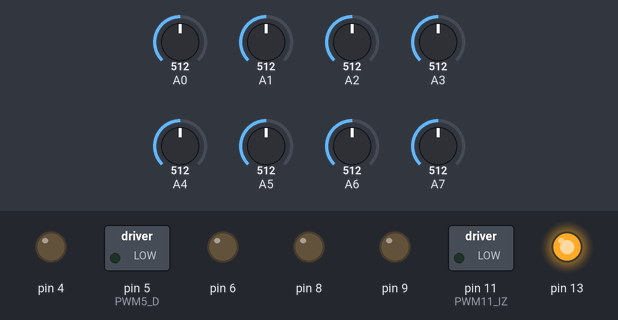
Simulated run of this sketch. Board: Arduino Nano, built with avr-gcc and run on an emulated ATmega328P. Shown: switched loads named in the sketch (green lamp = pin HIGH), output pins drawn as LEDs (lit = HIGH). The test bench sets the inputs (shaded band); at power-on: A0 = 512, A5 = 512, A1 = 512, A2 = 512, A3 = 512, A4 = 512, A6 = 512, A7 = 512.

Above: at 0.3 s.
At 5.3 s:
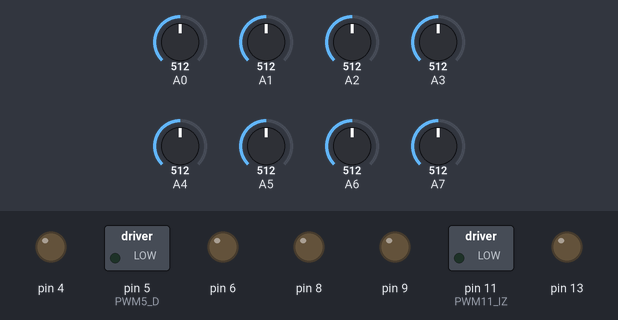
At 7.4 s:
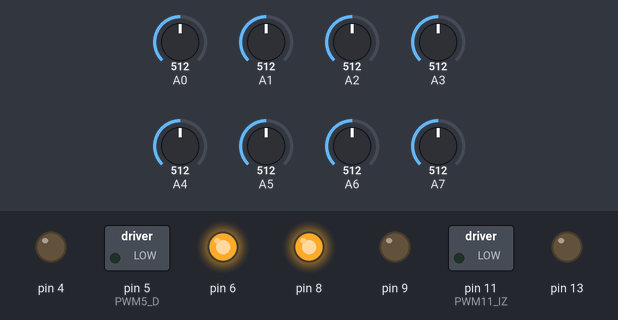
7.5 s: A0 set to 716
9.0 s: A5 set to 716
Timing chart, 0 to 12.0 s (numbered marks = the images above; inputs shaded):
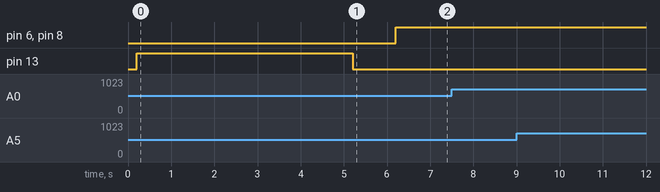

The sketch:

Prueba6_LC_Bluetooth_PID.ino
```cpp
//*1.4,0.0,0.03,120.0
//*1.7,0.0,0.04,100.0

#include <QTRSensors.h>
QTRSensors qtr;

// Declaracion de Sub-Funciones
float  Lectura_Sensor(void);
float  Lectura_Referencia(void);
float  Controlador(float, float);
void   Esfuerzo_Control(float);
unsigned long int   Tiempo_Muestreo(unsigned long int);//,unsigned int);           // Función para garantizar un tiempo de muestreo constante
void   Sintonia_Bluetooth(void);

// Declaracion de variables del lazo cerrado
unsigned long int Tm = 9.0;                                            //tiempo de muestreo en mili segundos
float Referencia=0.0, Control=0.0, Kp = 2.5, Ti = 0.0, Td = 0.095;
float Salida=0.0, Error=0.0, Error_ant=0.0;                       //variables de control
float offset = 1.0, Vmax = 0.0;
char caracter; String datos;   //  sintonizacion bluetooth
int d1, d2, d3,d4;                //  sintonizacion bluetooth
String S_Kp, S_Ti, S_Td, S_Vmax;       //  sintonizacion bluetooth
unsigned long int Tinicio = 0;
const uint8_t SensorCount = 8;
uint16_t sensorValues[SensorCount];

const int  PWM5_D = 5;                                             // Definición Pin 6 PWM Motor Derecho
const int  PWM11_IZ = 11;                                           // Definición Pin 5 PWM Motor Izquierdo

void setup() {                                                  //funcion de configuracion
  Serial.begin(9600);
  pinMode(4, OUTPUT);
  pinMode(6, OUTPUT);
  pinMode(8, OUTPUT);
  pinMode(9, OUTPUT);
  pinMode(13,OUTPUT);

  qtr.setTypeAnalog(); qtr.setEmitterPin(12);
  qtr.setSensorPins((const uint8_t[]){A0, A1, A2, A3, A4, A5, A6, A7}, SensorCount);
  delay(200);

  digitalWrite(13, HIGH);
  for (uint16_t i = 0; i < 200; i++){ qtr.calibrate();  }
  digitalWrite(13, LOW);
  delay(1000);
}

void loop(){                                                   //ciclo principal
  if(Serial.available()) { Sintonia_Bluetooth();}
  Tinicio    = millis();                                        // toma el valor en milisengundos
  Referencia = Lectura_Referencia();                            // funcion que recive el valor de referencia desde  MATLAB por comunicacion serial
  Salida     = Lectura_Sensor();                                // funcion de lectura de la variable salida del  proceso
  Control    = Controlador(Referencia,Salida);                  // funcion de la ley de control
  Esfuerzo_Control(Control);                                    // funcion encargada de enviar el esfuerzo de control
  Tm = Tiempo_Muestreo(Tinicio);
}

float Lectura_Referencia(void) {                               //retorna el valor de la referencia o set point deseado
  Referencia = 0.0;                                  //la comunicacion se puede hacer desde Matlab o pueder ser una seÃ±al  diferente
  return Referencia;
}

float Lectura_Sensor(void) {
  Salida = (qtr.readLineBlack(sensorValues)/3500.0) - 1.0;
  //Serial.println(Salida);
  return Salida;                                               // retorno la variable de salidad del proceso normalizada entre 0-1, al olgoritmo de control
}

float Controlador(float Referencia, float Salida) {                           // Funcion para la ley de control
  float E_derivativo;
  float E_integral;
  float Control;

  Error_ant       = Error;
  Error           = Referencia - Salida;
  //if(abs(Error)< 0.01){  Error = 0.0;}
  E_integral     = E_integral + ((Error*(Tm/1000.0)) + ((Tm/1000.0)*(Error - Error_ant))/2.0);
  if(E_integral> 100.0){ E_integral=  100.0;}
  if(E_integral<-100.0){ E_integral= -100.0;}
  E_derivativo   = (Error - Error_ant)/(Tm/1000.0);
  //Control         = Kp*( Error + Ti*E_integral + Td*E_derivativo );
 Control         = Kp*( Error + Ti*E_integral + Td*E_derivativo );

  if(Control > 1.5){  Control =  1.5;}
  if(Control < -1.5){ Control = -1.5;}
  //Serial.println(Control);
  return Control;
}

void Esfuerzo_Control(float Control) {                            //envia el esfuerzo de control en forma de PWM
  float s1 , s2;

  s1  = (offset - Control);
  s2  = (offset + Control);
  //Serial.print(s1); Serial.print("     "); Serial.println(s2);
  analogWrite(PWM5_D,   constrain(abs(s1), 0.0, 1.0)* Vmax);
  analogWrite(PWM11_IZ, constrain(abs(s2), 0.0, 1.0)* Vmax);

   if( s1 <= 0.0 ){// Motor Derecho
    digitalWrite(6,LOW);
    digitalWrite(4,HIGH);}
  else{
      digitalWrite(4,LOW);
      digitalWrite(6,HIGH);}


  if( s2 <= 0.0 ){ //Motor Izquierdo
    digitalWrite(8,LOW);
    digitalWrite(9,HIGH);}
  else{
      digitalWrite(9,LOW);
      digitalWrite(8,HIGH);}

  }

unsigned long int Tiempo_Muestreo(unsigned long int Tinicio){//, unsigned int Tm){ // Funcion que asegura que el tiempo de muestreo sea el mismo siempre
  //while ((millis() - Tinicio) < Tm);
  //Serial.println(millis() - Tinicio);
  unsigned long int T =millis()-Tinicio;
  return  T;
  }

void Sintonia_Bluetooth(void){
  caracter = Serial.read();
  datos = datos + caracter;
  if (caracter == '*') {
      d1    = datos.indexOf(',');
      S_Kp  = datos.substring(0, d1);
      d2    = datos.indexOf(',', d1+1);
      S_Ti  = datos.substring(d1+1, d2);
      d3    = datos.indexOf(',', d2+1);
      S_Td  = datos.substring(d2+1, d3);
      d4    = datos.indexOf(',', d3+1);
      S_Vmax  = datos.substring(d3+1, d4);

      datos = "";
      Kp = S_Kp.toFloat();  Ti = S_Ti.toFloat();   Td = S_Td.toFloat();  Vmax = S_Vmax.toFloat();
  }
  }
```
